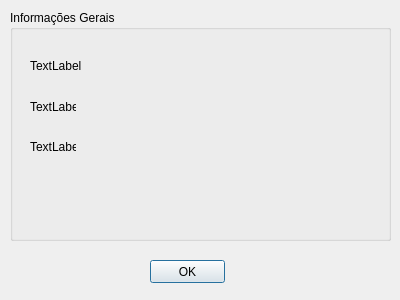
<?xml version="1.0" encoding="UTF-8"?>
<ui version="4.0">
 <class>formsobre</class>
 <widget class="QDialog" name="formsobre">
  <property name="geometry">
   <rect>
    <x>0</x>
    <y>0</y>
    <width>400</width>
    <height>300</height>
   </rect>
  </property>
  <property name="windowTitle">
   <string>Sobre</string>
  </property>
  <widget class="QGroupBox" name="groupBox">
   <property name="geometry">
    <rect>
     <x>10</x>
     <y>10</y>
     <width>381</width>
     <height>231</height>
    </rect>
   </property>
   <property name="title">
    <string>Informações Gerais</string>
   </property>
   <widget class="QLabel" name="labelInfo">
    <property name="geometry">
     <rect>
      <x>20</x>
      <y>30</y>
      <width>331</width>
      <height>51</height>
     </rect>
    </property>
    <property name="text">
     <string>TextLabel</string>
    </property>
   </widget>
   <widget class="QLabel" name="labelVersao">
    <property name="geometry">
     <rect>
      <x>20</x>
      <y>90</y>
      <width>46</width>
      <height>13</height>
     </rect>
    </property>
    <property name="text">
     <string>TextLabel</string>
    </property>
   </widget>
   <widget class="QLabel" name="labelAno">
    <property name="geometry">
     <rect>
      <x>20</x>
      <y>130</y>
      <width>46</width>
      <height>13</height>
     </rect>
    </property>
    <property name="text">
     <string>TextLabel</string>
    </property>
   </widget>
  </widget>
  <widget class="QPushButton" name="btOk">
   <property name="geometry">
    <rect>
     <x>150</x>
     <y>260</y>
     <width>75</width>
     <height>23</height>
    </rect>
   </property>
   <property name="text">
    <string>OK</string>
   </property>
  </widget>
 </widget>
 <resources/>
 <connections/>
</ui>
